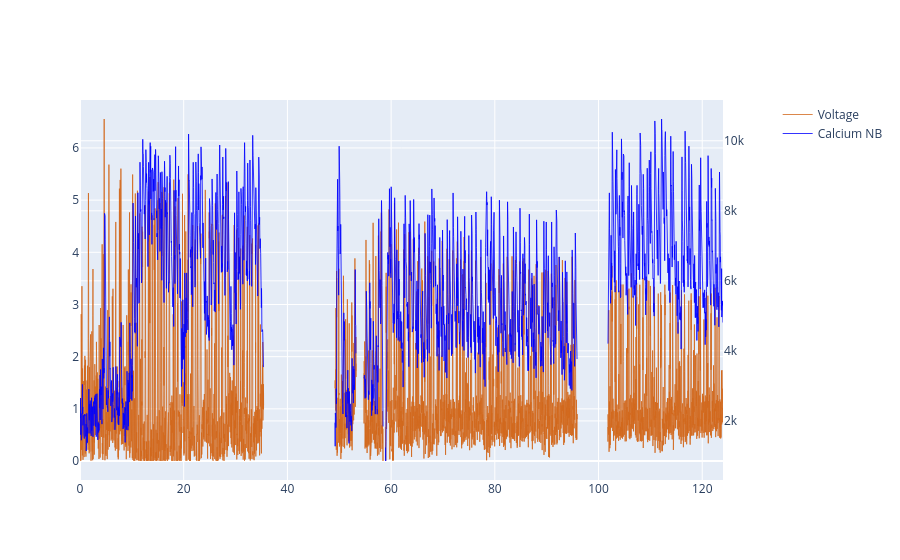

This figure's notebook cell:
### Code cell
## motor stuff

def _safe_corrcoef_local(x, y):
    x = np.asarray(x, dtype=float).ravel()
    y = np.asarray(y, dtype=float).ravel()
    n = min(x.size, y.size)
    if n < 3:
        return -np.inf
    x = x[:n]
    y = y[:n]
    ok = np.isfinite(x) & np.isfinite(y)
    if np.sum(ok) < 3:
        return -np.inf
    x = x[ok]
    y = y[ok]
    sx = float(np.nanstd(x))
    sy = float(np.nanstd(y))
    if sx <= 0 or sy <= 0:
        return -np.inf
    return float(np.corrcoef(x, y)[0, 1])


def _cell_idx_from_folder_local(cell_folder):
    base = os.path.basename(str(cell_folder).rstrip('\/'))
    base_l = base.lower()
    if 'cell' not in base_l:
        return None
    tail = base_l.split('cell')[-1]
    digits = ''.join(ch for ch in tail if ch.isdigit())
    if digits == '':
        return None
    try:
        return int(digits)
    except Exception:
        return None


def _resolve_suite2p_row_idx_local(cell_folder, raw_trace, suite2p_dir):
    f_path = os.path.join(suite2p_dir, 'F.npy')
    if not os.path.isfile(f_path):
        return (_cell_idx_from_folder_local(cell_folder), np.nan)
    try:
        F = np.asarray(np.load(f_path, mmap_mode='r'))
    except Exception:
        return (_cell_idx_from_folder_local(cell_folder), np.nan)
    if F.ndim == 1:
        F = F.reshape(1, -1)
    if F.ndim < 2 or F.shape[0] == 0:
        return (_cell_idx_from_folder_local(cell_folder), np.nan)

    best_idx = None
    best_corr = -np.inf
    for ridx in range(int(F.shape[0])):
        corr = _safe_corrcoef_local(raw_trace, np.asarray(F[int(ridx)], dtype=float).ravel())
        if corr > best_corr:
            best_corr = corr
            best_idx = int(ridx)

    if best_idx is not None and np.isfinite(best_corr):
        return (int(best_idx), float(best_corr))

    cell_idx = _cell_idx_from_folder_local(cell_folder)
    if cell_idx is not None and 0 <= int(cell_idx) < int(F.shape[0]):
        return (int(cell_idx), np.nan)
    return (None, np.nan)


def _build_neuropil_corrected_trace_local(cell_folder, raw_trace, neuropil_r=0.7):
    suite2p_dir = os.path.join(os.path.dirname(cell_folder), 'Sync', 'cal', 'suite2p', 'plane0')
    fneu_path = os.path.join(suite2p_dir, 'Fneu.npy')
    if not os.path.isfile(fneu_path):
        return np.asarray(raw_trace, dtype=float).ravel(), None, np.nan

    row_idx, row_corr = _resolve_suite2p_row_idx_local(cell_folder, raw_trace, suite2p_dir)
    if row_idx is None:
        return np.asarray(raw_trace, dtype=float).ravel(), None, np.nan

    Fneu = np.asarray(np.load(fneu_path, mmap_mode='r'))
    if Fneu.ndim == 1:
        neu = Fneu.ravel().astype(float)
    elif 0 <= int(row_idx) < int(Fneu.shape[0]):
        neu = np.asarray(Fneu[int(row_idx)], dtype=float).ravel()
    else:
        return np.asarray(raw_trace, dtype=float).ravel(), None, np.nan

    raw = np.asarray(raw_trace, dtype=float).ravel()
    n = min(raw.size, neu.size)
    raw = raw[:n]
    neu = neu[:n]
    cal_nb = raw - float(neuropil_r) * neu

    try:
        pd.DataFrame(cal_nb, columns=['trace']).to_csv(os.path.join(cell_folder, 'calTraceNB.csv'), index=False)
    except Exception:
        pass

    return cal_nb, int(row_idx), float(row_corr)


TraceC_nb, _nb_row_idx, _nb_row_corr = _build_neuropil_corrected_trace_local(path, TraceC, neuropil_r=0.7)
print(f'[motor stuff] neuropil corrected trace ready | row={_nb_row_idx} corr={_nb_row_corr}')

fig = make_subplots(specs=[[{"secondary_y": True}]])
fig.add_trace(go.Scatter(x=VolAX, y=VolTrace, line=dict(color='chocolate', width=0.8), name='Voltage'), secondary_y=False)
fig.add_trace(go.Scatter(x=CalAX, y=TraceC_nb, line=dict(color='blue', width=0.8), name='Calcium NB'), secondary_y=True)
fig.show()

if motor_active:
    volMot, volRest, calMot, calRest, spikeMot, spikeRest, Change_points, MotIdx, calMotID, RestIdx, calRestId = motorSp(TraceC_nb, VolTrace, motor, CalAX, VolAX, spikeId)
    if np.size(RestIdx[0], 0) < 9:
        RestIdx = RestIdx[1:]
        Change_points = Change_points[1:]
        Change_points = Change_points.squeeze()
    changePointPath = os.path.join(path, r'changepoint.csv')
    calMot, calRes, spikeM, spikeR, volM, volR = Split_cal(Change_points, VolTrace, TraceC_nb, VolAX, CalAX, motor, spikeId)
    print(f'calR{len(calRes)}')
    print(f'volR{len(RestIdx)}')
    print(f'calm{len(calMot)}')
    print(f'volm{len(MotIdx)}')
    for i, r in enumerate(calMot):
        calTracPpathMotor = os.path.join(path, f'calTraceMot{i}.csv')
        pd.DataFrame(r, columns=['trace']).to_csv(calTracPpathMotor, index=False)
        volTracPpathMotor = os.path.join(path, f'volTraceMot{i}.csv')
        pd.DataFrame(volM[i], columns=['trace']).to_csv(volTracPpathMotor, index=False)
        SpiTracPpathMotor = os.path.join(path, f'spikeTraceMot{i}.csv')
        pd.DataFrame(spikeM[i], columns=['trace']).to_csv(SpiTracPpathMotor, index=False)
    for j, m in enumerate(calRes):
        calTracPpathRes = os.path.join(path, f'calTraceRest{j}.csv')
        pd.DataFrame(m, columns=['trace']).to_csv(calTracPpathRes, index=False)
        volTracPpathRest = os.path.join(path, f'volTraceRest{j}.csv')
        pd.DataFrame(volR[j], columns=['trace']).to_csv(volTracPpathRest, index=False)
        SpiTracPpathRest = os.path.join(path, f'spikeTraceRest{j}.csv')
        pd.DataFrame(spikeR[j], columns=['trace']).to_csv(SpiTracPpathRest, index=False)
        print(np.size(m))
    df = pd.DataFrame(np.array(Change_points), columns=['trace'])
    df.to_csv(changePointPath, index=False)

### Figure 1 — Plotly figure (JSON) as saved in the notebook; plotly's stock layout.template omitted (floating-point values rounded to 4 significant figures; data arrays with more than 128 entries replaced by an {"elided": "..."} marker saying what was removed)
{"data": [{"line": {"color": "chocolate", "width": 0.8}, "name": "Voltage", "type": "scatter", "x": {"elided": "61999 float values"}, "xaxis": "x", "y": {"elided": "61999 float values"}, "yaxis": "y"}, {"line": {"color": "blue", "width": 0.8}, "name": "Calcium NB", "type": "scatter", "x": {"elided": "3720 float values"}, "xaxis": "x", "y": {"elided": "3720 float values"}, "yaxis": "y2"}], "layout": {"xaxis": {"anchor": "y", "domain": [0, 0.94]}, "yaxis": {"anchor": "x", "domain": [0, 1]}, "yaxis2": {"anchor": "x", "overlaying": "y", "side": "right"}}}
